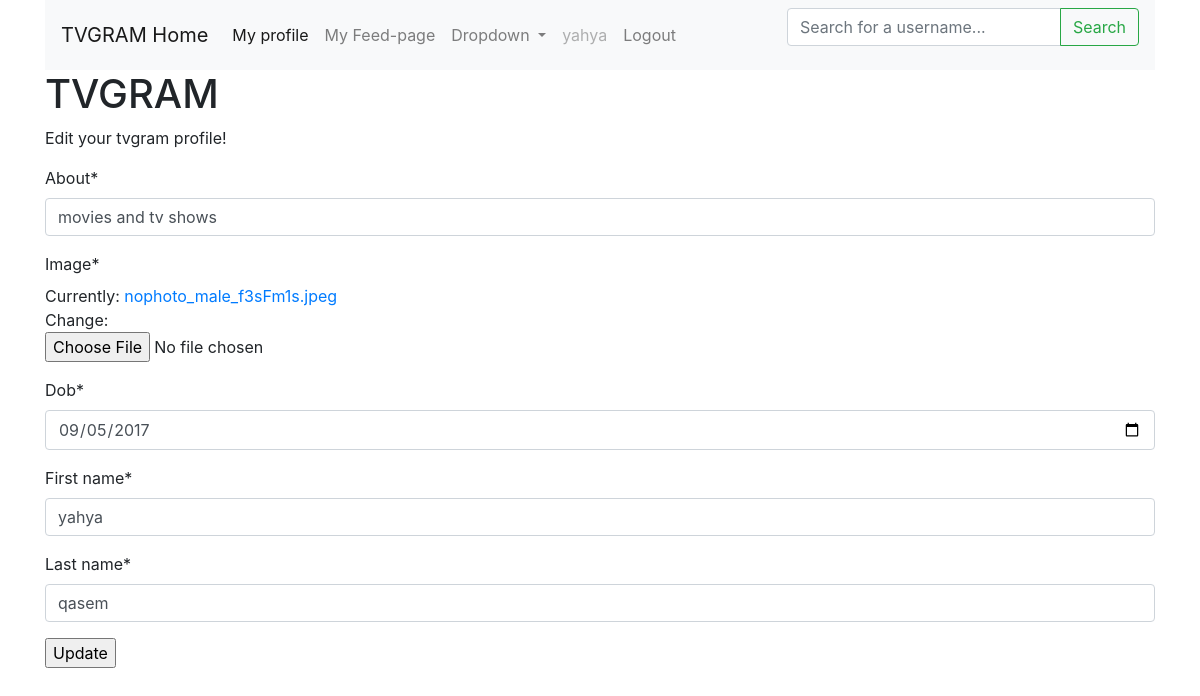
Screenshot of /edit_profile/1/ (signed in) with the database file from the repository.
### app/models.py (models this page shows, shortened)
class Profile(models.Model):
	user = models.OneToOneField(User, on_delete=models.CASCADE)
	image = models.ImageField(null=True)
	first_name = models.CharField(max_length=50)
	last_name = models.CharField(max_length=50)
	dob = models.DateField(auto_now=False, auto_now_add=False, null=True)
	about = models.CharField(max_length=500)

### app/views.py (the view)
# urls.py: path('edit_profile/<int:profile_id>/', views.edit_profile, name="edit_profile"),
def edit_profile(request, profile_id):
	if not request.user.is_authenticated:
		return redirect('login')
	if not (request.user.is_staff or request.user.profile.id==profile_id):
		return HttpResponse("you're not the username or the staff. You are not allowed to edit this profile")
	profile_obj = Profile.objects.get(id=profile_id)
	form = ProfileForm(instance=profile_obj)
	if request.method == "POST":
		form = ProfileForm(request.POST, request.FILES or None, instance = profile_obj,)
		if form.is_valid():
			form.save()
			return redirect("profile", profile_id=profile_obj.id)
	context = {
	"profile_obj":profile_obj,
	"profile_form":form,
	}
	return render(request, 'edit_profile.html', context)

### app/forms.py
class ProfileForm(forms.ModelForm):
	class Meta:
		model = Profile
		fields = ['about', 'image', 'dob', 'first_name', 'last_name']
		widgets = {
			"dob": forms.DateInput(attrs={"type":"date"})
		}

### app/templates/edit_profile.html (shortened to what this page needs)
{% extends "base.html" %}
{% load crispy_forms_tags %}
{% block stuff %}
<p> Edit your tvgram profile! </p>
	<form action="{% url 'edit_profile' profile_id=profile_obj.id %}" method="POST" enctype="multipart/form-data">
		{{profile_form|crispy}}
		<input type="submit" value="Update">
	</form>
{% endblock stuff %}

### app/templates/base.html (shortened to what this page needs)
<!doctype html>
{% load static %}
<html lang="en">
  <head>
    <link rel="stylesheet" href="https://maxcdn.bootstrapcdn.com/bootstrap/4.0.0/css/bootstrap.min.css">
    <div class="container">
  </head>
  <body>
<nav class="navbar navbar-expand-lg navbar-light bg-light">
  <a class="navbar-brand" href="{% url 'list' %}">TVGRAM Home</a>
  <div class="collapse navbar-collapse" id="navbarSupportedContent">
    <ul class="navbar-nav mr-auto">
      <li class="nav-item active">
        {% if request.user.is_authenticated %}
        <a class="nav-link" href="{% url 'profile' profile_id=request.user.id  %}">My profile <span class="sr-only">(current)</span></a>
        {% endif %}
      </li>
      <li class="nav-item">
        <a class="nav-link" href="#">My Feed-page</a>
      </li>
      <li class="nav-item dropdown">
        <a class="nav-link dropdown-toggle" href="#" id="navbarDropdown" role="button" data-toggle="dropdown" aria-haspopup="true" aria-expanded="false">
          Dropdown
        </a>
      </li>
      {% if request.user.is_authenticated %}
      <li class="nav-item">
        <a class="nav-link disabled" href="#">{{request.user}}</a>
      </li>
      <li class="nav-item">
        <a class="nav-link" href="{% url 'logout' %}">Logout</a>
      </li>
      {% endif %}
    </ul>
    <form action="{% url 'usersearch' %}" method="GET">
  <div class="input-group mb-3">
    <input type="text" class="form-control" placeholder="Search for a username..." aria-label="Search" name="q">
    <div class="input-group-append">
      <button class="btn btn-outline-success my-2 my-sm-0" type="submit">Search</button>
    </div>
  </div>
</form>
  </div>
</nav>
    <h1>TVGRAM</h1>
    {% block stuff %}
    {% endblock stuff %}
  </body>
</html>

### rows the page displays
Profile: about "movies and tv shows", dob "09/05/2017", first_name "yahya", last_name "qasem"

### other values shown
{{ request.user }} "yahya"
